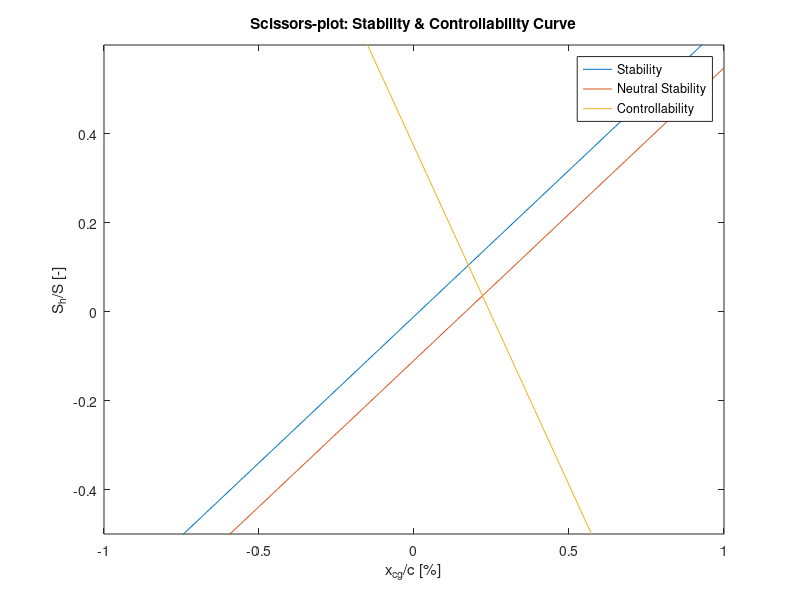

Reproduce this figure in MATLAB.
clear all
% Weights based on engine selection and preliminary design (might change) 
OEW = 1300*9.81;  %operational empty weight [N]
MTOW = 1900*9.81; %maximum take-off weight [N]
Payload  = 350*9.81; %total payload [N]
Fuel = MTOW - OEW - Payload; %fuel weight [N]
%Dimensions and parameters (fixed) 
b = 16.0; %span [m]
S = 17.0816; %reference surface area [m^2]
A = 7.5;   %aspect ratio [-]
M = 0.27; %mach number at cruise [-]
beta=sqrt(1-M^2);
bf = 1.5; %fuselage width [m]
hf = 1.5; %fuselage height [m]
bh = 4.0; %horizontal tail span [m]
Sh = 2.726; %horizontal tail area [m^2]
Sv = 1.32;  %vertical tail area [m^2]
Cr = 1.466; %main wing root chord [m]
Ct = 0.6693; %main wing tip chord [m]
Cr_h = 0.8; %horizontal tail root chord [m] 
Ct_h = 0.563; %horizontal tail tip chord [m]
lfn = 2.059; %distance from nose to leading edge of root chord [m]
cg = S/b; %average constant chord [m]
ln = 2.425; %distance from engine to quater chord mac [m]
bn = 0.9; %width of nacelles (engines) [m]
lambda_h = Ct_h/Cr_h; %taper ratio of horizontal tail [-]
lambda = Ct/Cr; %taper ratio of main wing [-]
Ah = bh^2/Sh; %aspect ratio of horizontal tail [-] 
Snet = S-bf*((Cr+1.35)/2); %net area (excluding the eclosed wing area in the fuselage) [m^2]
eta = 0.95; %airfoil efficiency factor [-]
lf = 7.75; % total length of fuselage [m]
l_press = 5.0; % length of pressurized area (assumed) [m]
%-------------------------------------------------------------------------
% Calculate wing sweep angle
sweep_LE = 5.68*pi/180; %sweep at leading edge [rad] %needs to be changed
sweep_14 = atan(tan(sweep_LE) + (Cr/(2*b))*(lambda -1)); %sweep at quater chord [rad]
sweep_12 = atan(tan(sweep_LE) - (4/A)*(0.5*((1-lambda)/(1+lambda)))); %sweep at half chord [rad]
%-------------------------------------------------------------------------
% Calculate horizontal tail sweep angle
sweep_LE_h = 6.27*pi/180; %sweep at leading edge [rad] %needs to be changed
sweep_14_h = atan(tan(sweep_LE_h) + (Cr_h/(2*bh))*(lambda_h - 1)); %sweep at quater chord [rad]
sweep_12_h = atan(tan(sweep_LE_h) - (4/Ah)*(0.5*((1-lambda_h)/(1+lambda_h)))); %sweep at half chord [rad]
%-------------------------------------------------------------------------
% Calculate wing mean aerodynamic chord (mac)
mac = (2/3)*Cr*( (1 + lambda + lambda^2)/(1+lambda)); % mean aerodynamic chord [m]
y_mac = (b/6)*((1 + 2*lambda)/(1 + lambda)); %y location of mac [m]
x_mac = y_mac*tan(sweep_LE);          %x location of mac [m] 
x_datum = 2.059 ;                  % measured from planform for given geometry (from nose to wing) [m]
%--------------------------------------------------------------------------
%Calculate horizontal tail mean aerodynamic chord
mac_h = (2/3)*Cr_h*( (1 + lambda_h + lambda_h^2)/(1+lambda_h)); % mean aerodynamic chord of the horizontal tail [m] 
y_mac_h = (bh/6)*((1 + 2*lambda_h)/(1 + lambda_h)); % y location of mac of horizontal tail [m]
x_mac_h = y_mac_h*tan(sweep_LE_h); %x location of mac of horizontal tail [m] 
x_datum_h =6.9 ;                  % measured from planform for given geometry (from nose to horizontal tail) [m]
%--------------------------------------------------------------------------
lh = x_datum_h + x_mac_h + 0.25*mac_h - (x_datum + x_mac + 0.25*mac); %distance between aerodynamic center of main wing and horizontal tail [m] 
x_lemac = x_datum + x_mac;          % x location of leading edge mean aerodynamic chord [m]
x_OEW = x_lemac + 0.375*mac;        % assumed CG of operational empty weight [m]
x_Cargo = 4.0;                       % assumed CG of cargo in meters [m]
x_Fuel = x_lemac + 0.5*mac;         % CG of fuel [m]
%--------------------------------------------------------------------------

%% scissor plot
%%% Variables Stability (CRUISE CONFIGURATION *- deg Aoa, - deg Incidence, V = m/s)
SM = 0.15;
%stability margin for safety given as percentage/100
CLa_w = (2*pi*A)/(2 + sqrt(4+(A/eta)^2*(1 +(tan(sweep_12)^2/beta^2)) )) ; 
% dCl/dalpha using DATCOM method [1/rad]
%compressibility ignored due to low speeds

%for main wing
CLa_h = (2*pi*Ah)/(2+ sqrt(4 + (Ah/eta)^2 *(1+(tan(sweep_12_h)^2/beta^2)) ));
%CLa_h = 2.0; %(for verification)
% dCl/dalpha using DATCOM method [1/rad]
%compressibility ignored due to low speeds

%for horizontal tail
CLa_A_h = CLa_w*(1+(2.15*bf/b))*(Snet/S) + ((pi/2)*(bf^2/S)); 
%CLa_A_h = 8.0; %(for verification)
%dClDalpha for tail-less aicraft 

zh = 0.600 + 0.4881 ;%vertical distance between wing and tail root chord taken from current geometry [m]
m_tv = 2*zh/b; % distance factor between horizontal tail and vortex shed plane of main wing [-]
r = 2*lh/b; % distance factor quarter chord main wing and tail [-]

%ADDITION FOR PROPELLER 
rho= 0.736; % density at given altitude [kg/m^3]
Pbr= 132; %shaft horse power of one engine 132HP = 99000W (Rotax 915)
Cl= 0.645 ;%lift coefficient at given altitude for AoA = 0 with incidence -2 deg!
phi= asin(m_tv/r)*180/pi; %angle between r and m_tv

delta_s_de_da = 6.5*((rho*Pbr^2*S^3+Cl^3)/(lh^4*MTOW^3))^(0.25)*(sin(6*phi))^(2.5); %downwash propeller factor

ked = ((0.1121+0.1265*sweep_14+0.1766*sweep_14^2) / r^2 ) + 0.1024/r + 2;  %downwash corrective coefficient 
ked0 = 0.1124/r^2 + 0.1024/r + 2; %downwash corrective coefficient 
de_da = delta_s_de_da + (ked/ked0)*( (r/(r^2 + m_tv^2))*(0.4876/sqrt(r^2 + 0.6319 + m_tv^2))+...
    (1+(r^2/(r^2 + 0.7915+5.0734*m_tv^2))^0.3113)*(1-sqrt(m_tv^2/(1+m_tv^2))))...
    *(CLa_w/(pi*A)); %total downwash with added delta_s controbution for propeller

kn = -4.0;% for an engine positioned in front of the lemac/nose propeller
x_ac_w = 0.4; %aerodynamic center of wing (assumed at 0.4mac)
x_ac_c = x_ac_w - ((1.8/CLa_A_h)*(bf*hf*lfn/(S*mac))) +...
    ((0.273/(1+lambda))*((bf*cg*(b-bf))/(mac^2*(b+2.15*bf))))*tan(sweep_14) +...
    2*kn*((bn^2*ln)/(S*mac*CLa_A_h)); %total aircraft aerodynamic center

Vh_V = sqrt(0.85); %flow velocity ratio between H-tail and main wing [-]

%% controllability

CL_A_h = 1.04;% lift coefficient of wing+fuselage (without tail, landing configuration), from Data sheet given by Martin
dCl_max = 1.7; % change from zero to Clmax, from Data sheet given by Martin [-]
CL_h = -0.2;% for adjustable tail, from Data sheet given by Martin [-]
CL_0 = 0.8563; % from Data sheet given by Martin (for plane) [-]
Cm0 = -0.216; % % from Data sheet given by Martin (for main wing) [-]

         %Cmac_w = Cm0*((A*cos(sweep_14)^2)/(A+2*cos(sweep_14))); %pitching moment coefficient at aerodynamic center 
%for wing

         %Cmac_nac = 0.2; %assumed pitching moment coefficient at aerodynamic center (please estimate correctly when engine data available)
%for nacelle

         %Cmac_fus = -1.8*(1-(2.5*bf/lf))*((pi*bf*hf*lf)/(4*S*mac))*(CL_0/CLa_A_h); %pitching moment coefficient at aerodynamic center 
%for fuselage

         %Cm_ac = Cmac_w + Cmac_fus + Cmac_nac; %total moment coefficient at aerodynamic center
         
Cm_ac = -0.081; %From data sheet provided by Martin (ac assumed to be within +-10% of the neutral point)
%------------------------------------------------------------------------

x_cg_c = (-1:0.01:1);

% Stability Curve
Sh_S = ((x_cg_c) + SM - (x_ac_c))/((CLa_h/CLa_A_h)*(1-de_da)*(lh/mac)*Vh_V^2);

% Neutral Stability Curve (including stability margin)
Sh_S_NS = ((x_cg_c) - (x_ac_c))/((CLa_h/CLa_A_h)*(1-de_da)*(lh/mac)*Vh_V^2 );

% Controllablity Curve
Sh_S_C = ((Cm_ac/CL_A_h) + (x_cg_c)-(x_ac_c)) / ((CL_h/CL_A_h)*(lh/mac)*Vh_V^2);

%-------------------------------------------------------------------------

% plots
figure
plot(x_cg_c,Sh_S,x_cg_c,Sh_S_NS,x_cg_c,Sh_S_C)
title('Scissors-plot: Stability & Controllability Curve')
xlabel('x_{cg}/c [%]')
ylabel('S_h/S [-]')
axis([-1 1 -0.5 0.6])
legend('Stability','Neutral Stability','Controllability')
